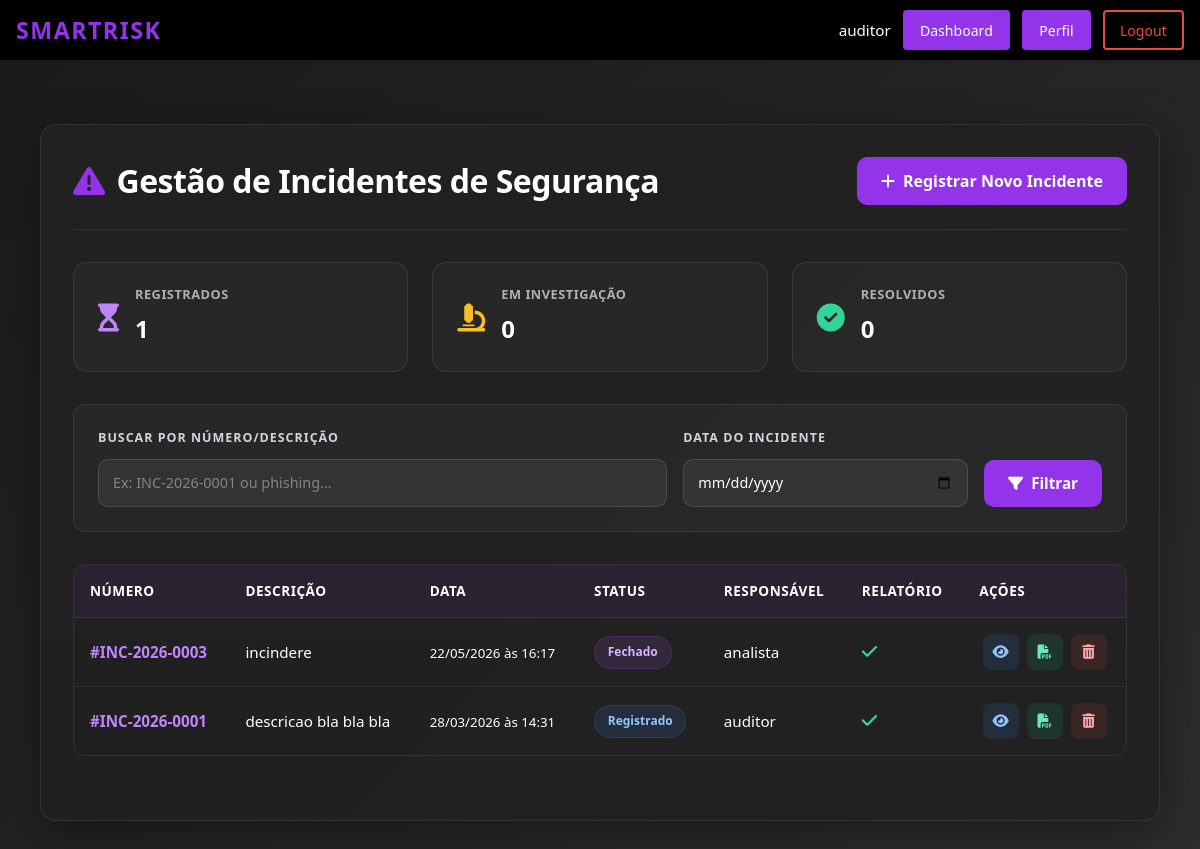
/gestao_incidentes/ (signed in), run on the app's committed database.
### ismsapp/models.py (models this page shows, shortened)
class Incidente(models.Model):
    class StatusIncidente(models.TextChoices):
        REGISTRADO = "registrado", "Registrado"
        EM_INVESTIGACAO = "em_investigacao", "Em Investigação"
        RESOLVIDO = "resolvido", "Resolvido"
        FECHADO = "fechado", "Fechado"
    """Unique identifier for this incident (e.g., INC-2023-001)"""
    numero_incidente = models.CharField(
        max_length=50,
        unique=True,
        help_text="Identificador único do incidente (ex: INC-2023-001)"
    )
    """Detailed description of the security incident observed."""
    descricao = models.TextField(
        help_text="Descrição detalhada da natureza do incidente observado."
    )
    """Date when the incident occurred."""
    data_incidente = models.DateField(
        help_text="Data em que o incidente ocorreu."
    )
    """Time when the incident occurred."""
    hora_incidente = models.TimeField(
        help_text="Hora em que o incidente ocorreu."
    )
    """Assets affected by this incident (many-to-many relationship)."""
    ativos_afetados = models.ManyToManyField(
        Ativo,
        related_name="incidentes",
        help_text="Ativos afetados por este incidente."
    )
    """Current status of the incident in its lifecycle."""
    status = models.CharField(
        max_length=20,
        choices=StatusIncidente.choices,
        default=StatusIncidente.REGISTRADO,
        help_text="Status atual do incidente em seu ciclo de vida."
    )
    """User responsible for treating/resolving this incident."""
    responsavel_tratamento = models.ForeignKey(
        User,
        on_delete=models.SET_NULL,
        null=True,
        blank=True,
        related_name="incidentes_responsavel",
        help_text="Responsável pelo tratamento e resolução do incidente."
    )
    """User who registered this incident."""
    registrado_por = models.ForeignKey(
        User,
        on_delete=models.SET_NULL,
        null=True,
        blank=True,
        related_name="incidentes_registrados",
        help_text="Usuário que registrou este incidente."
    )
    """Timestamp when this incident was registered."""
    data_registro = models.DateTimeField(
        auto_now_add=True,
        help_text="Data e hora do registro do incidente no sistema."
    )
    """Timestamp of the last update to this incident."""
    data_atualizacao = models.DateTimeField(
        auto_now=True,
        help_text="Data e hora da última atualização do incidente."
    )
    """Whether a final report has been generated for this incident."""
    relatorio_gerado = models.BooleanField(
        default=False,
        help_text="Indica se o relatório final foi gerado para este incidente."
    )
    class Meta:
        verbose_name = "Incidente"
        verbose_name_plural = "Incidentes"
        ordering = ["-data_incidente", "-hora_incidente"]

### ismsapp/views.py (the view)
# urls.py: path("gestao_incidentes/", views.GestaoIncidentesView.as_view(), name="gestao_incidentes"),
class GestaoIncidentesView(View):
    template_name = "ismsapp/gestao_incidentes.html"
    def _check_permission(self, user):
        if not user.is_authenticated:
            return False
        user_profile = getattr(user, 'profile', None)
        if not user_profile:
            return False
        allowed_actors = [
            UserProfile.Actor.AUDITOR,
            UserProfile.Actor.ANALISTA
        ]
        return user_profile.actor_type in allowed_actors
    @method_decorator(login_required(login_url="login"))
    def get(self, request, *args, **kwargs):
        if not self._check_permission(request.user):
            messages.error(request, "Você não tem permissão para acessar esta página.")
            return redirect('dashboard')
        from .models import Incidente
        from django.db.models import Q
        search_query = request.GET.get('search', '').strip()
        selected_date = request.GET.get('data_incidente', '').strip()
        incidentes = Incidente.objects.all().select_related(
            'responsavel_tratamento',
            'registrado_por'
        ).prefetch_related('ativos_afetados')
        if search_query:
            incidentes = incidentes.filter(
                Q(numero_incidente__icontains=search_query) |
                Q(descricao__icontains=search_query) |
                Q(status__icontains=search_query)
            )
        if selected_date:
            incidentes = incidentes.filter(data_incidente=selected_date)
        status_counts = {
            'registrado': Incidente.objects.filter(status=Incidente.StatusIncidente.REGISTRADO).count(),
            'em_investigacao': Incidente.objects.filter(status=Incidente.StatusIncidente.EM_INVESTIGACAO).count(),
            'resolvido': Incidente.objects.filter(status=Incidente.StatusIncidente.RESOLVIDO).count(),
            'fechado': Incidente.objects.filter(status=Incidente.StatusIncidente.FECHADO).count(),
            'total': incidentes.count(),
        }
        relatorios_gerados = incidentes.filter(relatorio_gerado=True).count()
        pode_editar_deletar = self._check_permission(request.user)
        contexto = {
            'incidentes': incidentes,
            'status_counts': status_counts,
            'relatorios_gerados': relatorios_gerados,
            'search_query': search_query,
            'selected_date': selected_date,
            'pode_editar_deletar': pode_editar_deletar,
        }
        return render(request, self.template_name, contexto)

### ismsapp/templates/ismsapp/gestao_incidentes.html (shortened to what this page needs)
{% extends "ismsapp/base.html" %}
{% load static %}
{% block extra_css %}
    <link href="https://cdn.jsdelivr.net/npm/bootstrap@5.3.0/dist/css/bootstrap.min.css" rel="stylesheet">
    <link href="https://cdnjs.cloudflare.com/ajax/libs/font-awesome/6.4.0/css/all.min.css" rel="stylesheet">
    <link href="{% static 'css/ismsapp/dashboard.css' %}" rel="stylesheet">
    <link href="{% static 'css/ismsapp/gestao_incidentes.css' %}" rel="stylesheet">
{% endblock %}
{% block content %}
    <div class="incidents-container">
        <div class="incidents-card">
            <div class="header-section">
                <h1>
                    <i class="fas fa-exclamation-triangle"></i>
                    Gestão de Incidentes de Segurança
                </h1>
                <a href="{% url 'cadastro_incidente' %}" class="btn btn-register">
                    <i class="fas fa-plus"></i> Registrar Novo Incidente
                </a>
            </div>
            <div class="stats-container">
                <div class="stat-card primary">
                    <div class="stat-icon">
                        <i class="fas fa-hourglass-start"></i>
                    </div>
                    <div class="stat-content">
                        <h3>Registrados</h3>
                        <p>{{ status_counts.registrado }}</p>
                    </div>
                </div>
                <div class="stat-card warning">
                    <div class="stat-icon">
                        <i class="fas fa-microscope"></i>
                    </div>
                    <div class="stat-content">
                        <h3>Em Investigação</h3>
                        <p>{{ status_counts.em_investigacao }}</p>
                    </div>
                </div>
                <div class="stat-card success">
                    <div class="stat-icon">
                        <i class="fas fa-check-circle"></i>
                    </div>
                    <div class="stat-content">
                        <h3>Resolvidos</h3>
                        <p>{{ status_counts.resolvido }}</p>
                    </div>
                </div>
            </div>
            <div class="filter-section">
                <form method="get" class="filter-form">
                    <div class="filter-group filter-search-group">
                        <label for="search">Buscar por Número/Descrição</label>
                        <input type="text" id="search" name="search" value="{{ search_query }}" placeholder="Ex: INC-2026-0001 ou phishing...">
                    </div>
                    <div class="filter-group filter-date-group">
                        <label for="data_incidente">Data do Incidente</label>
                        <input type="date" id="data_incidente" name="data_incidente" value="{{ selected_date }}">
                    </div>
                    <button type="submit" class="filter-button">
                        <i class="fas fa-filter"></i> Filtrar
                    </button>
                </form>
            </div>
            {% if incidentes %}
            <div class="incidents-table-wrapper">
                <table class="incidents-table">
                <thead>
                    <tr>
                        <th scope="col">Número</th>
                        <th scope="col">Descrição</th>
                        <th scope="col">Data</th>
                        <th scope="col">Status</th>
                        <th scope="col">Responsável</th>
                        <th scope="col">Relatório</th>
                        <th scope="col">Ações</th>
                    </tr>
                </thead>
                <tbody>
                    {% for incidente in incidentes %}
                    <tr>
                        <td><strong>#{{ incidente.numero_incidente }}</strong></td>
                        <td>{{ incidente.descricao|truncatewords:10 }}</td>
                        <td>
                            <small>
                                {{ incidente.data_incidente|date:"d/m/Y" }}
                                às {{ incidente.hora_incidente|time:"H:i" }}
                            </small>
                        </td>
                        <td>
                            <span class="status-badge status-{{ incidente.status|lower }}">
                                {{ incidente.get_status_display }}
                            </span>
                        </td>
                        <td>
                            {% if incidente.responsavel_tratamento %}
                                {{ incidente.responsavel_tratamento.get_full_name|default:incidente.responsavel_tratamento.username }}
                            {% else %}
                                <span class="text-muted"><small>Não atribuído</small></span>
                            {% endif %}
                        </td>
                        <td>
                            <div class="report-status">
                                {% if incidente.relatorio_gerado %}
                                    <i class="fas fa-check report-yes"></i>
                                {% else %}
                                    <i class="fas fa-times report-no"></i>
                                {% endif %}
                            </div>
                        </td>
                        <td>
                            <div class="action-buttons">
                                <a href="{% url 'visualizar_incidente' incidente.id %}" class="btn-action btn-view" title="Visualizar">
                                    <i class="fas fa-eye"></i>
                                </a>
                                {% if not incidente.relatorio_gerado %}
                                <a href="{% url 'gerar_relatorio_incidente' incidente.id %}" class="btn-action btn-report" title="Gerar Relatório">
                                    <i class="fas fa-file-pdf"></i>
                                </a>
                                {% else %}
                                <a href="{% url 'relatorio_incidente' incidente.relatorio.id %}" class="btn-action btn-report" title="Ver Relatório">
                                    <i class="fas fa-file-pdf"></i>
                                </a>
                                {% endif %}
                                {% if pode_editar_deletar %}
                                <button type="button" class="btn-action btn-delete js-delete-trigger" title="Deletar" data-delete-url="{% url 'deletar_incidente' incidente.id %}" data-delete-name="{{ incidente.numero_incidente }}">
                                    <i class="fas fa-trash-alt"></i>
                                </button>
                                {% endif %}
                            </div>
                        </td>
                    </tr>
                    {% endfor %}
                </tbody>
                </table>
            </div>
            {% endif %}
        </div>
    </div>
{% endblock %}

### ismsapp/templates/ismsapp/base.html (shortened to what this page needs)
{% load static %}
<!DOCTYPE html>
<html lang="en">
<head>
    <link rel="stylesheet" href="{% static 'css/ismsapp/header.css' %}">
    {% block extra_css %}{% endblock %}
</head>
<body class="{% block body_class %}{% endblock %}">
    <header class="isms-header" role="banner">
        <div class="header-container">
            <a href="{% url 'home' %}" class="header-logo" aria-label="SmartRisk home">
                <span class="logo-text">SmartRisk</span>
            </a>
            <nav id="site-navigation" class="header-nav" role="navigation" aria-label="Main Navigation">
                {% if user.is_authenticated %}
                    <div class="nav-user">
                        <span class="username">{{ user.username }}</span>
                        <a href="{% url 'dashboard' %}" class="nav-button dashboard-button {% if request.resolver_match.url_name == 'dashboard' %}active{% endif %}" aria-label="Dashboard">
                            Dashboard
                        </a>
                        <a href="{% url 'profile' %}" class="nav-button profile-button {% if request.resolver_match.url_name == 'profile' %}active{% endif %}" aria-label="Profile">
                            Perfil
                        </a>
                        <form action="{% url 'logout' %}" method="post" style="display:inline;">
                            <button type="submit" class="nav-button logout-button" aria-label="Logout">Logout</button>
                        </form>
                    </div>
                {% endif %}
            </nav>
        </div>
    </header>
    <main id="main-content" class="main-content">
        <div class="content-container">
            {% block content %}{% endblock %}
        </div>
    </main>
</body>
</html>

### ismsapp/static/css/ismsapp/header.css (style rules this page uses)
.isms-header { background-color: #000000; color: white; padding: 0.65rem 0; box-shadow: 0 2px 4px rgba(0, 0, 0, 0.1); position: sticky; top: 0; z-index: 100; }
.header-container { max-width: 1200px; margin: 0 auto; padding: 0 1rem; display: flex; justify-content: space-between; align-items: center; }
.header-logo { text-decoration: none; color: white; display: flex; align-items: center; gap: 0.5rem; }
.logo-text { font-size: 1.45rem; font-weight: 700; letter-spacing: 1.5px; color: #9333ea; text-transform: uppercase; transition: color 0.3s ease; }
.header-nav { display: flex; align-items: center; gap: 0.75rem; }
.nav-user, .nav-auth { display: flex; align-items: center; gap: 0.75rem; }
.username { font-size: 0.95rem; color: #ffffff; font-weight: 500; padding: 0; background-color: transparent; }
.nav-button { padding: 0.45rem 0.95rem; border-radius: 4px; text-decoration: none; font-size: 0.88rem; font-weight: 500; transition: all 0.3s ease; cursor: pointer; border: none; display: inline-block; }
.profile-button { background-color: #9333ea; color: white; border: 2px solid #9333ea; }
.dashboard-button { background-color: #9333ea; color: white; border: 2px solid #9333ea; }
.logout-button { background-color: transparent; color: #e74c3c; border: 2px solid #e74c3c; }
.main-content { max-width: 1200px; margin: 2rem auto; padding: 0 1.5rem; }

### ismsapp/static/css/ismsapp/dashboard.css (style rules this page uses)
* { margin: 0; padding: 0; box-sizing: border-box; }
body { background: linear-gradient(135deg, #1a1a1a 0%, #2d2d2d 100%); min-height: 100vh; font-family: 'Segoe UI', Tahoma, Geneva, Verdana, sans-serif; }

### data on the page
Incidente: numero_incidente "INC-2026-0003", descricao "incindere", data_incidente "22/05/2026", hora_incidente "16:17", status "Fechado", responsavel_tratamento.get_full_name "analista", relatorio_gerado True (drawn)
Incidente: numero_incidente "INC-2026-0001", descricao "descricao bla bla bla", data_incidente "28/03/2026", hora_incidente "14:31", status "Registrado", responsavel_tratamento.get_full_name "auditor", relatorio_gerado True (drawn)

### other printed values
{{ user.username }} "auditor"
{{ status_counts.registrado }} "1"
{{ status_counts.em_investigacao }} "0"
{{ status_counts.resolvido }} "0"
